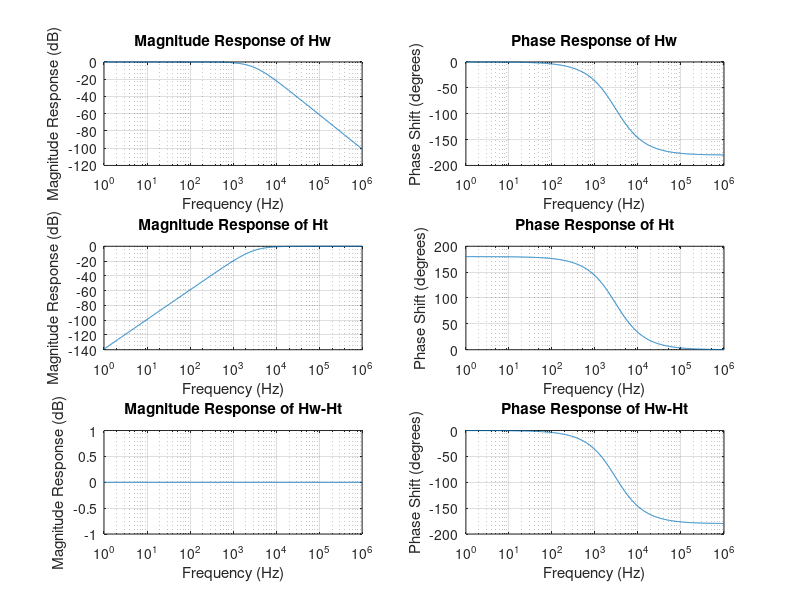

MATLAB code for this plot:
clear;

f = logspace(0,6,1000);
w=2*pi*f;
s=1j*w;

z = 1;
wn=6000*pi;

Hw = wn^2./(s.^2+2*z*wn*s+wn^2);
Ht = s.^2./(s.^2+2*z*wn*s+wn^2);
H = Hw-Ht;

rw = real(Hw);
iw = imag(Hw);

rt = real(Ht);
it = imag(Ht);

r = real(H);
i = imag(H);

transw = complex(rw,iw);
transt = complex(rt,it);
trans = complex(r,i);

magw = abs(transw);
dBw = mag2db(magw);
phasew = (360/(2*pi))*angle(transw);

magt = abs(transt);
dBt = mag2db(magt);
phaset = (360/(2*pi))*angle(transt);

mag = abs(trans);
dB = mag2db(mag);
phase = (360/(2*pi))*angle(trans);

subplot(3,2,1);
semilogx(f,dBw);
title('Magnitude Response of Hw');
xlabel('Frequency (Hz)');
ylabel('Magnitude Response (dB)');
grid on;
subplot(3,2,2);
semilogx(f,phasew);
title('Phase Response of Hw');
xlabel('Frequency (Hz)');
ylabel('Phase Shift (degrees)');
grid on;
subplot(3,2,3);
semilogx(f,dBt);
title('Magnitude Response of Ht');
xlabel('Frequency (Hz)');
ylabel('Magnitude Response (dB)');
grid on;
subplot(3,2,4);
semilogx(f,phaset);
title('Phase Response of Ht');
xlabel('Frequency (Hz)');
ylabel('Phase Shift (degrees)');
grid on;
subplot(3,2,5);
semilogx(f,dB);
title('Magnitude Response of Hw-Ht');
axis([1e0,1e6,-1,1]);
xlabel('Frequency (Hz)');
ylabel('Magnitude Response (dB)');
grid on;
subplot(3,2,6);
semilogx(f,phase);
title('Phase Response of Hw-Ht');
xlabel('Frequency (Hz)');
ylabel('Phase Shift (degrees)');
grid on;

